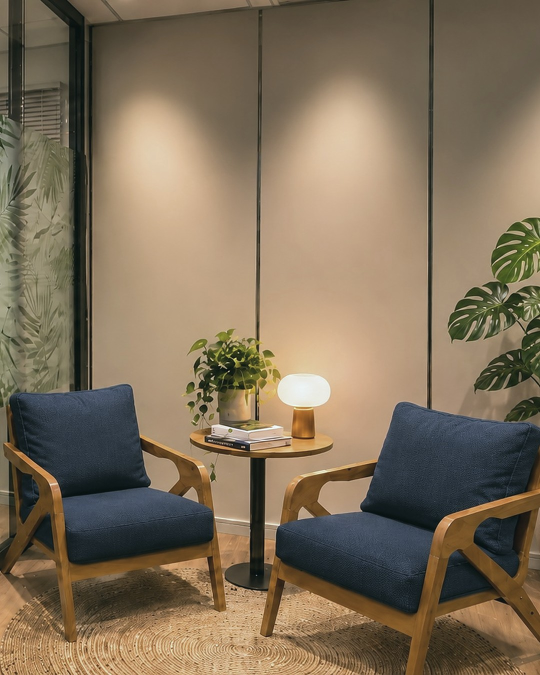
#> input picture instagram/posts/historia-2009/fotos/capa-fria.jpg, 1080 x 1350 px (shown at 1/2 size)
$ python estilos-v10.py
#> lines starting #> are read from the running program, lines starting #| are printed output that depends on the picture
"""Imagens das duas variações da v10 (referências da Nina de 05/11), a partir da foto das poltronas azuis.
- v10a (vidro, como a referência da marcenaria): fotos/v10a-fundo.jpg, a foto fria em tela cheia com o vidro fosco
  assado no cartão de baixo e no selo do alto (o Canva não lê backdrop-filter).
- v10b (papel e foto, como a referência das cadeiras): fotos/v10b-papel.jpg (fundo de papel no off-white da marca),
  fotos/v10b-detalhe.jpg (o abajur e a planta) e fotos/v10b-baixo.jpg (as poltronas, faixa de baixo).
As medidas batem com foto-v10.html. Uso: python3 instagram/posts/historia-2009/estilos-v10.py"""
from pathlib import Path
import numpy as np
from PIL import Image, ImageDraw, ImageFilter
AQUI = Path(__file__).parent / 'fotos'

def esfria(im, sat=0.78, frio=0.06, luz=1.04):
    a = np.asarray(im.convert('RGB')).astype(np.float32) / 255
    lum = (a @ np.array([0.299, 0.587, 0.114], dtype=np.float32))[..., None]
    a = lum + (a - lum) * sat
    a *= np.array([1 - frio, 1.0, 1 + frio], dtype=np.float32)
    return Image.fromarray((np.clip(a * luz, 0, 1) * 255).astype(np.uint8))

# v10a: vidro
foto = Image.open(AQUI / 'capa-fria.jpg').convert('RGB')
#> foto is the input picture: PIL image 1080x1350 RGB; mean R, G, B 127.4, 111.4, 89.2
borrada = Image.blend(foto.filter(ImageFilter.GaussianBlur(26)), Image.new('RGB', foto.size, (18, 34, 32)), 0.34)
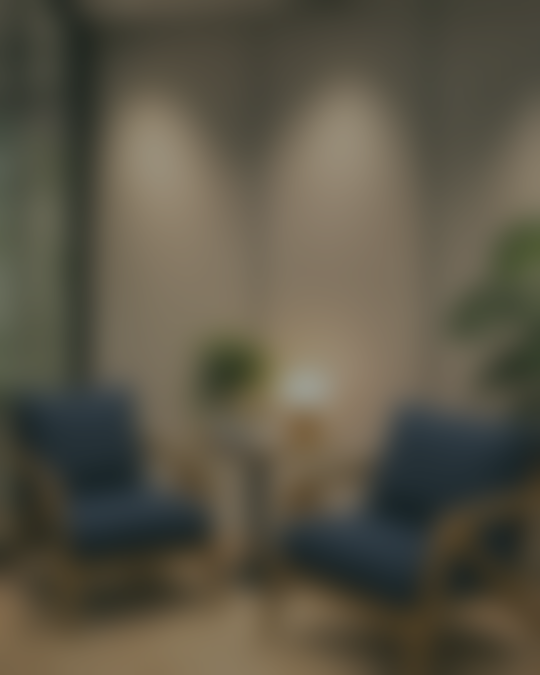
#> borrada: PIL image 1080x1350 RGB (shown at 1/2 size); mean R, G, B 89.8, 84.7, 69.3
mascara = Image.new('L', foto.size, 0)
#> mascara: PIL image 1080x1350 L; every value is 0
d = ImageDraw.Draw(mascara)
d.rounded_rectangle((-60, 700, 690, 1236), 40, fill=255)     # cartão do texto, sai pela esquerda
d.rounded_rectangle((640, 92, 1140, 236), 36, fill=255)      # selo do alto, sai pela direita
foto.paste(borrada, (0, 0), mascara)
foto.save(AQUI / 'v10a-fundo.jpg', quality=90)

# v10b: papel, detalhe e faixa de baixo
rng = np.random.default_rng(6)
W, H = 1080 * 2, 760 * 2
base = np.array([0xF4, 0xF6, 0xF3], np.float32)
manchas = np.asarray(Image.fromarray((rng.random((H // 40, W // 40)) * 255).astype('uint8')).resize((W, H), Image.BICUBIC), np.float32) / 255
grao = rng.normal(0, 1, (H, W)).astype(np.float32)
papel = base[None, None, :] - 6 * manchas[..., None] + 3.2 * grao[..., None]
Image.fromarray(np.clip(papel, 0, 255).astype(np.uint8)).save(AQUI / 'v10b-papel.jpg', quality=88)
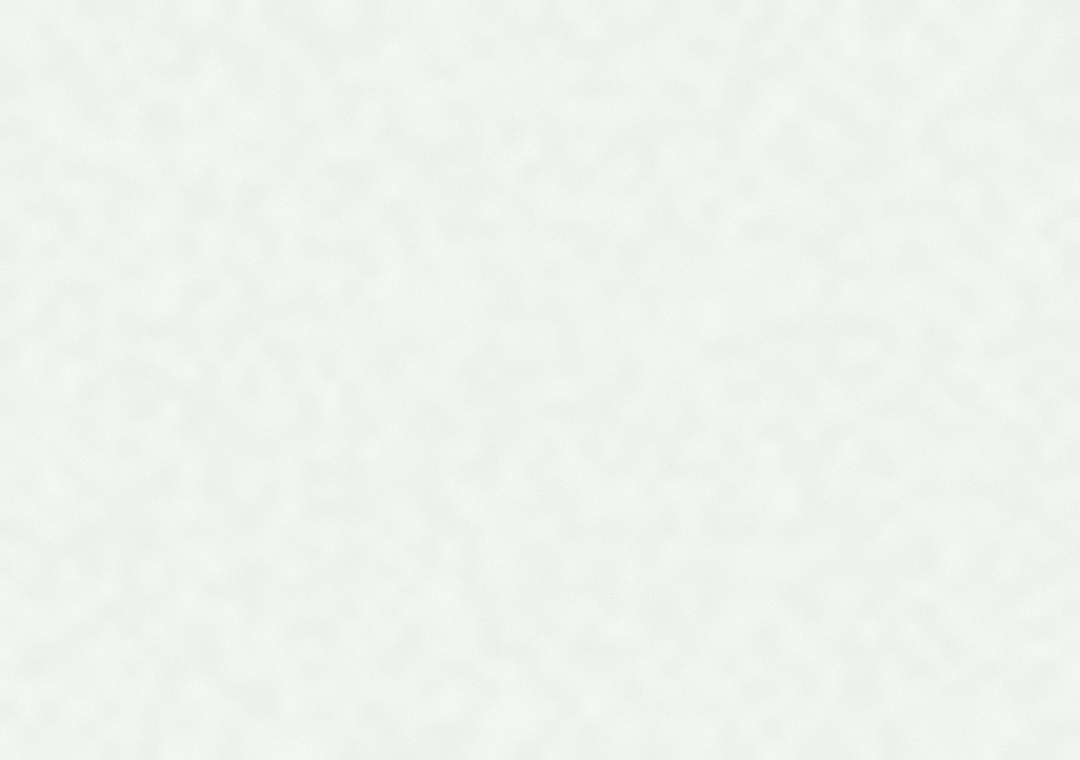
#> saved as v10b-papel.jpg: PIL image 2160x1520 RGB (shown at 1/2 size); mean R, G, B 240.5, 242.5, 239.5

orig = Image.open(AQUI / 'espaco-nina-original.jpg').convert('RGB')
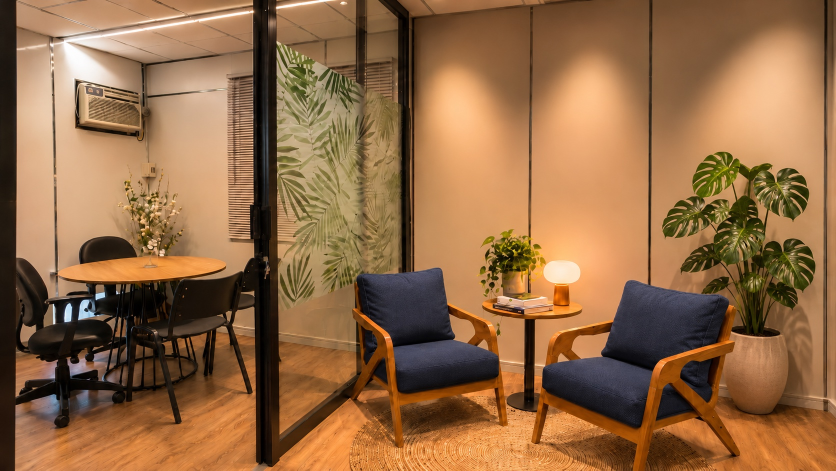
#> input picture instagram/posts/historia-2009/fotos/espaco-nina-original.jpg, 1672 x 941 px (shown at 1/2 size)
#> orig is the input picture: PIL image 1672x941 RGB; mean R, G, B 147.1, 106.4, 69.5
esfria(orig.crop((925, 420, 1215, 697)).resize((340 * 2, 326 * 2), Image.LANCZOS)).save(AQUI / 'v10b-detalhe.jpg', quality=90)
#> in esfria, `lum = (a @ np.array([0.299, 0.587, 0.114], dtype=np.float32))[..., None]`:
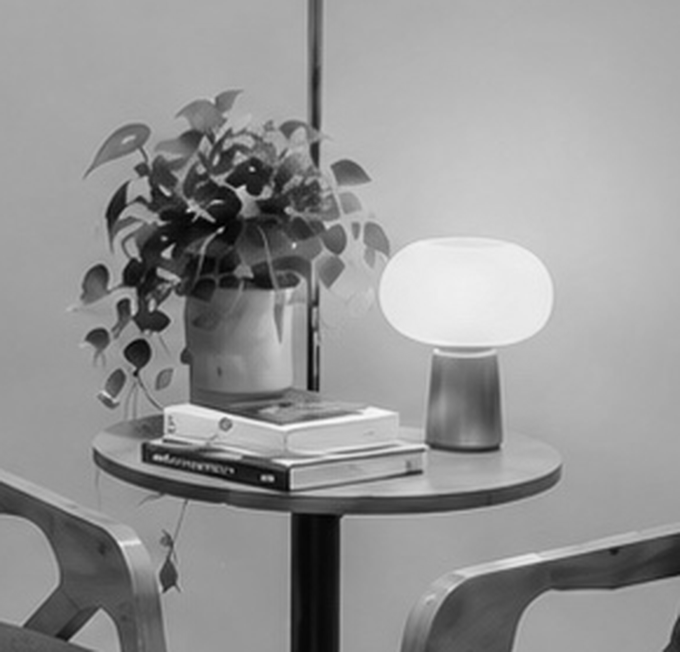
#> lum: shape (652, 680, 1) float32; min 0.00117, max 0.992, mean 0.588
#> in esfria, `return Image.fromarray((np.clip(a * luz, 0, 1) * 255).astype(np.uint8))`:
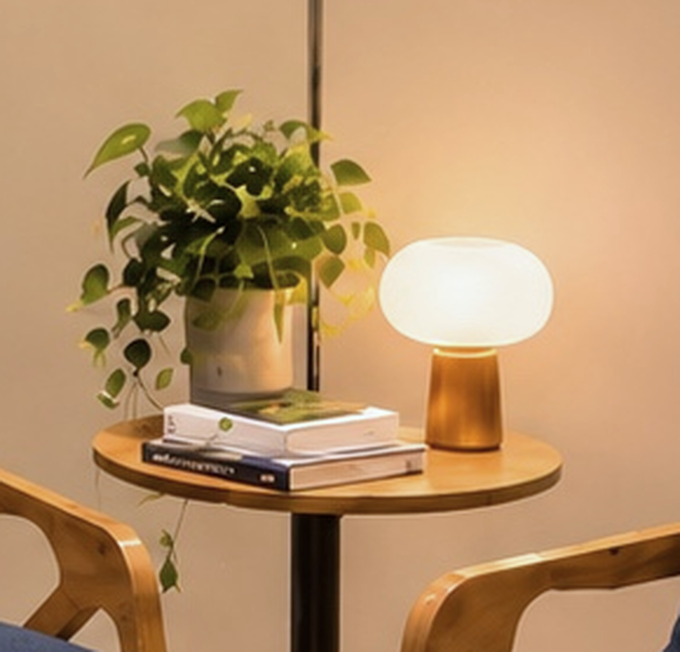
#> returned value: PIL image 680x652 RGB; mean R, G, B 183.4, 146.3, 105.6
esfria(orig.crop((672, 382, 1672, 941)).resize((1080 * 2 // 2 * 2, 604 * 2), Image.LANCZOS)).save(AQUI / 'v10b-baixo.jpg', quality=90)
#> call 2 of esfria, with sat = 0.78, frio = 0.06, luz = 1.04
#> in esfria (call 2), `lum = (a @ np.array([0.299, 0.587, 0.114], dtype=np.float32))[..., None]`:
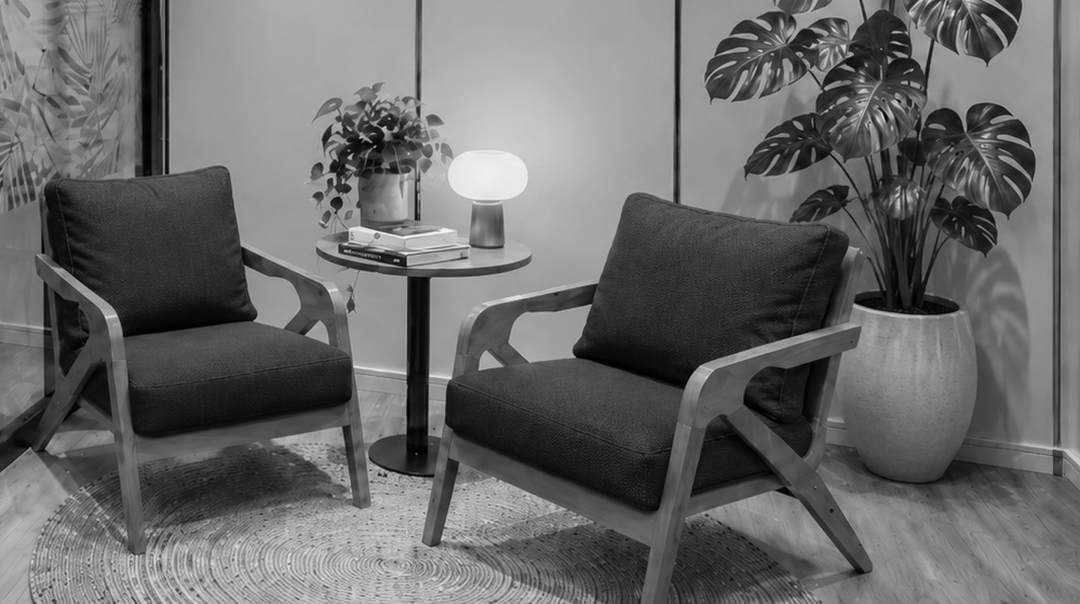
#> lum: shape (1208, 2160, 1) float32 (shown at 1/2 size); min 0, max 0.992, mean 0.416
#> in esfria (call 2), `a = lum + (a - lum) * sat`:
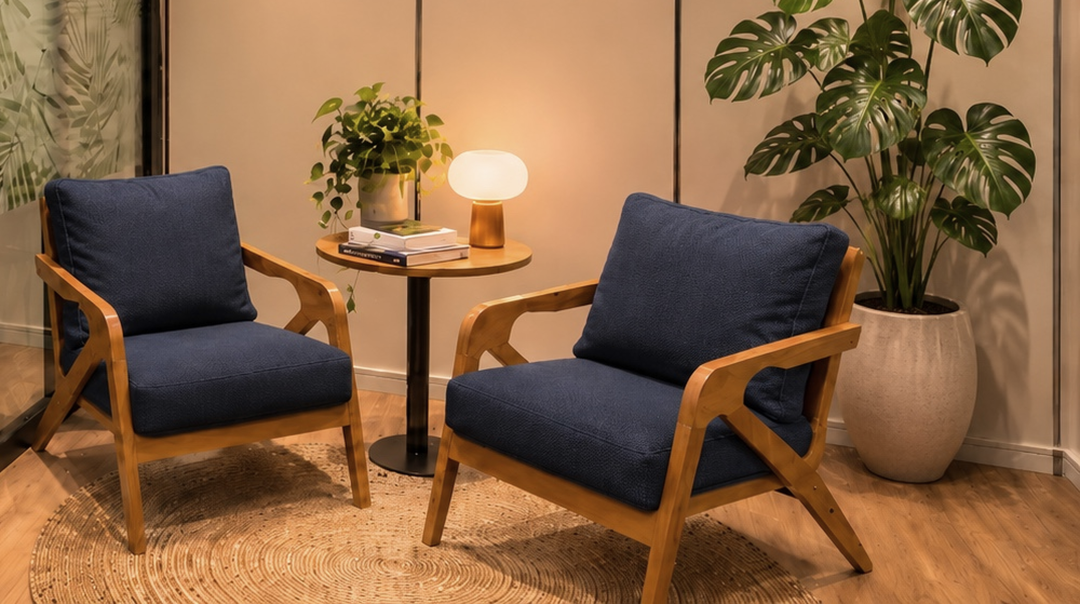
#> a: shape (1208, 2160, 3) float32 (shown at 1/2 size); mean R, G, B 0.525, 0.389, 0.268
print('ok v10a-fundo, v10b-papel, v10b-detalhe, v10b-baixo')
